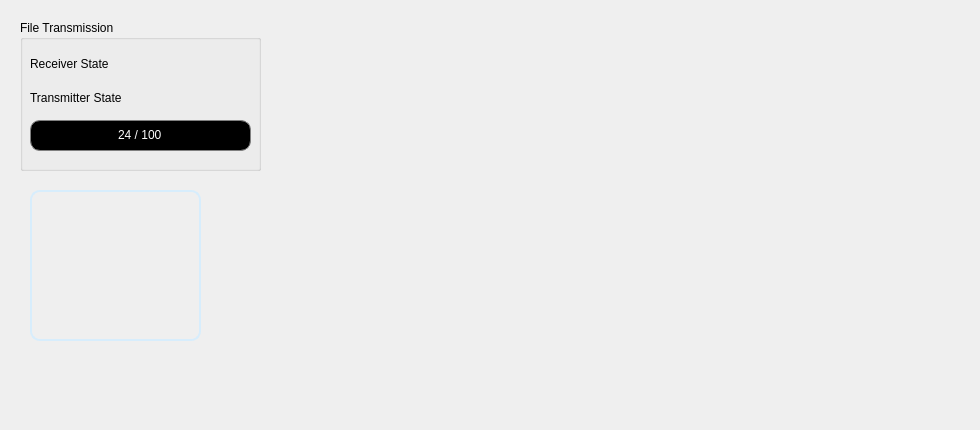
   <widget class="QWidget" name="tab_4">
    <attribute name="title">
     <string>Payload Image</string>
    </attribute>
    <widget class="QLabel" name="image_lio">
     <property name="geometry">
      <rect>
       <x>300</x>
       <y>10</y>
       <width>671</width>
       <height>411</height>
      </rect>
     </property>
     <property name="styleSheet">
      <string notr="true">image: url(:/assets/ERT.jpg);</string>
     </property>
     <property name="text">
      <string/>
     </property>
    </widget>
    <widget class="QPushButton" name="file_transmission_button">
     <property name="geometry">
      <rect>
       <x>30</x>
       <y>190</y>
       <width>171</width>
       <height>151</height>
      </rect>
     </property>
     <property name="styleSheet">
      <string notr="true">QPushButton{
qproperty-icon: url(:/assets/PLimg.png);
qproperty-iconSize: 154px;
font: 18pt &quot;MS Shell Dlg 2&quot;;
border: 2px solid;
border-color: rgb(215, 237, 252);
border-radius: 10px;
}
QPushButton:hover {
background-color: rgb(35, 35, 35); 
border: 3px solid;
border-color: rgb(215, 237, 252);
}
QPushButton:pressed {
border: 4px solid;
border-color: rgb(92, 242, 135);
}
</string>
     </property>
     <property name="text">
      <string/>
     </property>
    </widget>
    <widget class="QGroupBox" name="groupBox_8">
     <property name="geometry">
      <rect>
       <x>20</x>
       <y>20</y>
       <width>241</width>
       <height>151</height>
      </rect>
     </property>
     <property name="title">
      <string>File Transmission</string>
     </property>
     <widget class="QWidget" name="gridLayoutWidget_6">
      <property name="geometry">
       <rect>
        <x>10</x>
        <y>30</y>
        <width>221</width>
        <height>61</height>
       </rect>
      </property>
      <layout class="QGridLayout" name="gridLayout_4">
       <item row="1" column="0">
        <widget class="QLabel" name="transmitter_state_label">
         <property name="minimumSize">
          <size>
           <width>140</width>
           <height>0</height>
          </size>
         </property>
         <property name="maximumSize">
          <size>
           <width>1241251</width>
           <height>16777215</height>
          </size>
         </property>
         <property name="text">
          <string>Transmitter State</string>
         </property>
        </widget>
       </item>
       <item row="0" column="0">
        <widget class="QLabel" name="receiver_state_label">
         <property name="minimumSize">
          <size>
           <width>140</width>
           <height>0</height>
          </size>
         </property>
         <property name="maximumSize">
          <size>
           <width>212411</width>
           <height>16777215</height>
          </size>
         </property>
         <property name="text">
          <string>Receiver State</string>
         </property>
        </widget>
       </item>
       <item row="0" column="1">
        <widget class="QLabel" name="receiver_state_panel">
         <property name="text">
          <string/>
         </property>
        </widget>
       </item>
       <item row="1" column="1">
        <widget class="QLabel" name="transmitter_state_panel">
         <property name="text">
          <string/>
         </property>
        </widget>
       </item>
      </layout>
     </widget>
     <widget class="QProgressBar" name="file_transmission_progress_bar">
      <property name="geometry">
       <rect>
        <x>10</x>
        <y>100</y>
        <width>221</width>
        <height>31</height>
       </rect>
      </property>
      <property name="styleSheet">
       <string notr="true">QProgressBar {
	color: white;
	font: 16pt &quot;Times New Roman&quot;;
	height: 30px;
}
QProgressBar:horizontal {
	border: 1px solid gray;
	border-radius: 10px;
	background: black;
	padding: 1px;
    text-align: center;
}
QProgressBar::chunk:horizontal {
	background: qlineargradient(x1: 0, y1: 0.5, x2: 1, y2: 		0.5, stop: 0 rgb(39, 68, 255), stop: 1 rgb(255, 38, 114));
	border-radius: 10px;
}</string>
      </property>
      <property name="value">
       <number>24</number>
      </property>
      <property name="format">
       <string>%v / %m</string>
      </property>
     </widget>
    </widget>
   </widget>
